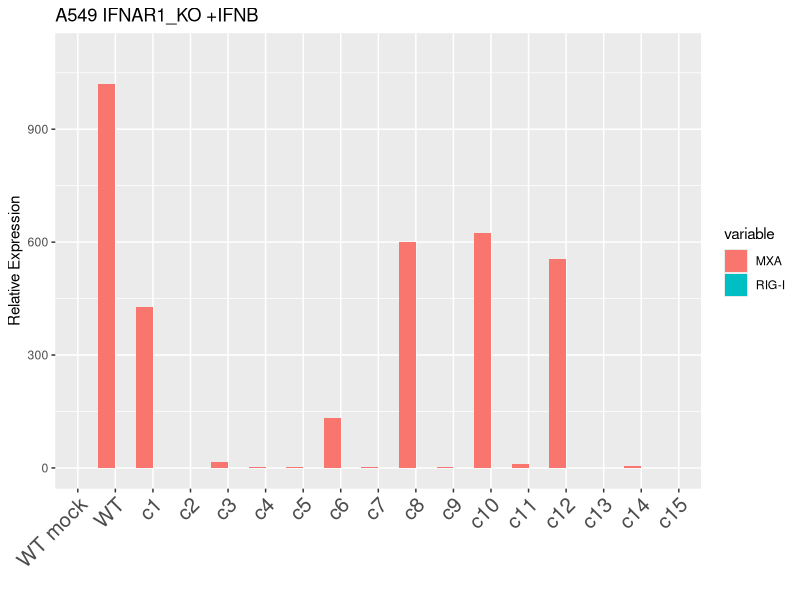
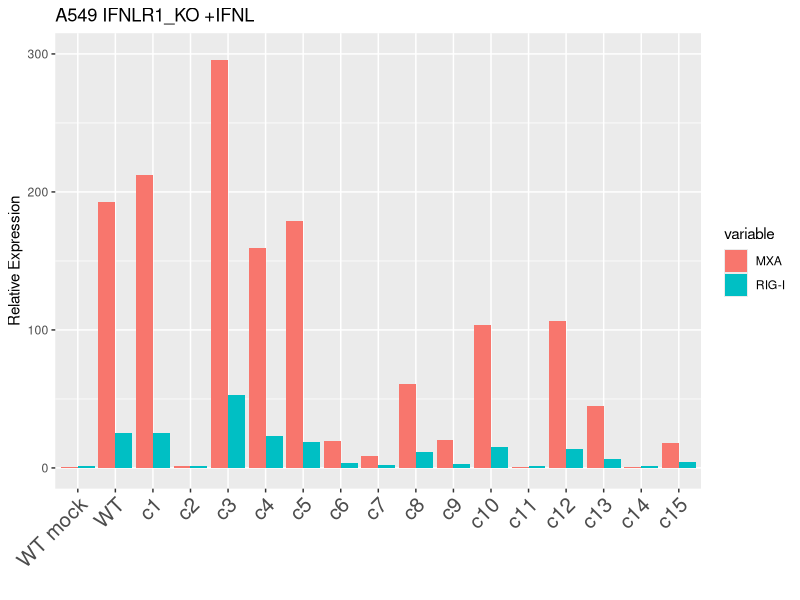

Source code (R) for these figures, in order:
## ---- chunk 1
knitr::opts_chunk$set(echo = TRUE)
## ---- chunk 2
setwd('/Users/Tinaye/Dropbox/Thesis R Code/Thesis_Code_1')
getwd()
library(plyr);
library(tidyverse) #for ggplot
library(reshape2); #for melt function
## ---- chunk 3
getwd()

cA <- read.csv("cA.csv")
cB <- read.csv("cB.csv")
cC <- read.csv("cC.csv")
## ---- chunk 4
cA
cB
cC
## ---- chunk 5
trim <- function (x) gsub("^\\s+|\\s+$", "", x)

c.parseType <- function(d,subtype) {
  cellname <- "A549"
  value <- "mock"
  d$cType = grepl(value,d$Cell.Type) #check if the row contains mock word
  d$cType <- factor(d$cType, labels = c(subtype,value) ) #for this new column, assign the factor levels
  d$name <- gsub(d$cType, "", d$Cell.Type) #create a name column that will contain the x-axis values
  d$name <- gsub(subtype, "", d$name) #gsub is to replace strings
   d$name <- gsub("\\+", "", d$name) #replace the + 
   d$name <- gsub(cellname, "", d$name) #replace the A549
   d$name <- trim(d$name) #replace blank spaces at the end and at the beginning of the string
   d$name <- as.factor(d$name) #factor variable in r
   d$ID <- seq.int(nrow(d)) #just a sequence
   d$name <- reorder(d$name, d$ID) #factor level reordering for not altering the xaxis order
   d$cType <- reorder(d$cType, d$ID) #factor level reordering for not altering the xaxis order
  
  return(d)
}
cA <- c.parseType(cA,"+IFNB")
cB <- c.parseType(cB,"+IFNL")
cC <- c.parseType(cC,"+NDV")
cA
cB
cC
## ---- chunk 6
cA$RIG.I.Copy.Number <- as.numeric(levels(cA$RIG.I.Copy.Number))[cA$RIG.I.Copy.Number]


# sapply(cA,class)
# sapply(cB,class)
# sapply(cC,class)
## ---- chunk 7
###a function to avoid repeating code
# 
# g1.plot <- function(d, column,title){
#   vlim <- c(0,10);
#   g <-  ggplot() + 
#     geom_bar(data = d, aes(x = name, y = column, fill = cType), position = "dodge", stat = "identity")+
#     ggtitle(paste("A549 ",title))+
#   labs(y="Relative Expression", x = "") #+coord_cartesian(ylim = vlim) 
#     return(g)
# }
# 
# g1.plot(cA, cA$MXA.Copy.Number, "IFNAR1_KO +IFNB (MXA)")
# g1.plot(cB, cB$MXA.Copy.Number, "IFNLR1_KO +IFNB (MXA)")
# g1.plot(cC, cC$MXA.Copy.Number, "IFNB_KO +IFNB (MXA)")
# ```
# To zoom data in the y-axis uncomment the +coord_cartesian(ylim = vlim) and adjust vlim with y limits value.
# 
# ```{r}
# #just call the function for the RIG-I values
# g1.plot(cA, cA$RIG.I.Copy.Number,"IFNAR1_KO +IFNB (RIG-I)")
# g1.plot(cB, cB$RIG.I.Copy.Number,"IFNLR1_KO +IFNB (RIG-I)")
# g1.plot(cC, cC$RIG.I.Copy.Number,"IFNB_KO +IFNB (RIG-I)")
## ---- chunk 8
#this was just to check coherence in the variables
# sapply(cB,class)
# sapply(cB,levels)
## ---- chunk 9
## For the second set of graphs:
#Could use the excel tabs with "no mock". But for reusing the columns already included in the data, I just filter and adapt the current data used for the first set of graphs.

c.nomock <- function(d){
  value <- "mock"
 d$filter = grepl(value,d$Cell.Type) #it contains mock word?
 d$filter[1]= FALSE #WT mock should be included
 d$name <- as.character(levels(d$name)[d$name]) #transform to character to manipulate it
 d$name[1]= "WT mock" #WT mock should be included
 d$name <- as.factor(d$name) #back to factor
 d <- d[d$filter == FALSE,]; #remove those rows that have 'mock'.
 d$name <- reorder(d$name, d$ID) #factor level reordering for not altering the xaxis order
 return(d)

}

cAnoM <- c.nomock(cA)
cBnoM <- c.nomock(cB)
cCnoM <- c.nomock(cC)
cAnoM
cBnoM
cCnoM

## ---- chunk 10
# #another function for second set of graphs (here there is no need to use the fill parameter)
# 
# g2.plot <- function(d, column,title){
#   vlim <- c(0,10);
#   g <-  ggplot() + 
#     geom_bar(data = d, aes(x = name, y = column), position = "dodge", stat = "identity")+
#     ggtitle(paste("A549 ",title))+
#      theme(axis.text.x = element_text(angle = 90, hjust = 1, vjust=0))+
#   labs(y="Relative Expression", x = "") #+coord_cartesian(ylim = vlim)
#   
#     return(g)
# }
# 
# g2.plot(cAnoM, cAnoM$MXA.Copy.Number,"IFNAR1_KO +IFNB ( MXA )")
# g2.plot(cAnoM, cAnoM$RIG.I.Copy.Number,"IFNAR1_KO +IFNB (RIG-I)")
# g2.plot(cBnoM, cBnoM$MXA.Copy.Number,"IFNLR1_KO +IFNL (MXA)")
# g2.plot(cBnoM, cBnoM$RIG.I.Copy.Number,"IFNLR1_KO +IFNL (RIG-I)")
# g2.plot(cCnoM, cCnoM$MXA.Copy.Number,"IFNB_KO +NDV (MXA)")
# g2.plot(cCnoM, cCnoM$RIG.I.Copy.Number,"IFNB_KO +NDV (RIG-I)") 
## ---- chunk 11
#Initially, the A549 wildtype mock was removed using this line of the code: 
    ##  aux_ <- d[-1,]; #command from r to remove first row containing WT mock
#But then I decided to keep it... 
#  aux_ <- d[-1,]; #command from r to remove first row


c.graph3 <- function(d){
  aux_ <- d[,];
  aux_$Cell.Type <- NULL
  aux_$cType <- NULL
  aux_$ID <- NULL
  aux_$filter <- NULL
  #aux_
  aux_ <- melt(aux_, id = "name")
  aux_$variable <- gsub("MXA.Copy.Number", "MXA", aux_$variable)
  aux_$variable <- gsub("RIG.I.Copy.Number", "RIG-I", aux_$variable)
  return(aux_)
  
}



cAnom3 <- c.graph3(cAnoM);
cBnom3 <- c.graph3(cBnoM);
cCnom3 <- c.graph3(cCnoM);
cAnom3
cBnom3
cCnom3

## ---- chunk 12
#as well, need another function to adapt to the melt result of data
g3.plot <- function(d,title){
  vlim <- c(0,10);
  g <-  ggplot() + 
    geom_bar(data = d, aes(x = name, y = value, fill = variable), position = "dodge", stat = "identity")+
    ggtitle(paste("A549",title))+
  labs(y="Relative Expression", x = "") + #+coord_cartesian(ylim = vlim) 
 scale_y_log10() +
    ylim(0, 1100) + 
    theme(axis.text.x = element_text(size = 15, angle = 45, hjust = 1))
     return(g)
}


##

g4.plot <- function(d,title){
  vlim <- c(0,10);
  g <-  ggplot() + 
    geom_bar(data = d, aes(x = name, y = value, fill = variable), position = "dodge", stat = "identity")+
    ggtitle(paste("A549",title))+
  labs(y="Relative Expression", x = "") + #+coord_cartesian(ylim = vlim) 
 scale_y_log10() +
    ylim(0, 300) + 
    theme(axis.text.x = element_text(size = 15, angle = 45, hjust = 1))
     return(g)
}



g3.plot(cAnom3, "IFNAR1_KO +IFNB")
g4.plot(cBnom3, "IFNLR1_KO +IFNL")



# 
# #Seems to need a log_scale?
# 
# g3.logplot <- function(d,title){
#   vlim <- c(0,10);
#   g <-  ggplot() + 
#     geom_bar(data = d, aes(x = name, y = value, fill = variable), position = "dodge", stat = "identity")+
#     ggtitle(paste("A549",title))+
#   labs(y="Log10 Copy Number", x = "")  + #+coord_cartesian(ylim = vlim) 
#     scale_y_log10()+ 
#     theme(axis.text.x = element_text(size = 15, angle = 45, hjust = 1))
#     return(g)
# }
# 
# g3.logplot(cCnom3, "IFNB_KO +NDV")

